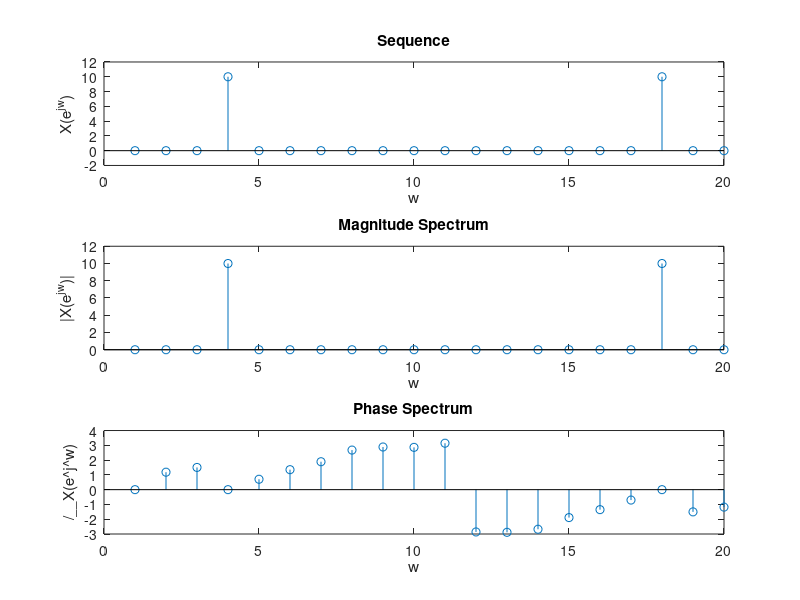

This chart was generated by the following MATLAB code: (Note: this script raises an error after producing the figure.)
N = 20;
n = 0:1:N-1;
w0 = (3*pi)/10;

x = cos(w0*n);
X = fft(x, N);

figure()

subplot(3, 1, 1);
stem(X);
title('Sequence')
ylabel('X(e^j^w)')
xlabel('w')

subplot(3, 1, 2)
stem(abs(X))
title('Magnitude Spectrum')
ylabel('|X(e^j^w)|')
xlabel('w')

subplot(3, 1, 3)
stem(angle(X))
title('Phase Spectrum')
ylabel('/__X(e^j^w)')
xlabel('w')

sgtitle('20-Point DFT of x[n] = cos(w0n)')

X1 = fftshift(fft(x, N));
F = length(x)*(-N/2:N/2-1)/N;

figure()
stem(F, abs(X1))
title('DFT of Audio Signal with FFTshift')
ylabel('|X(e^j^w)|')
xlabel('frequency(Hz)')
